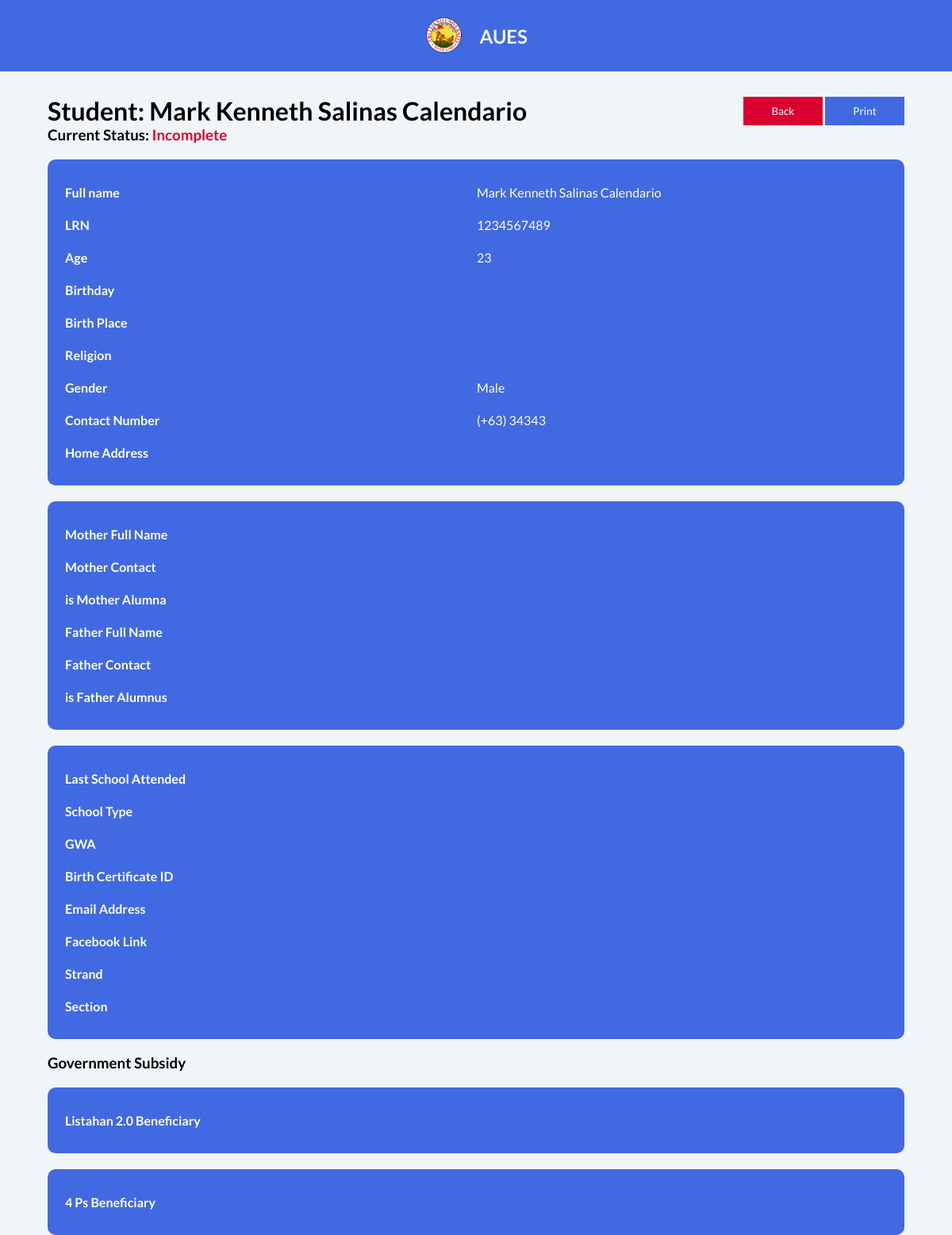
Screenshot of /enrollee/index.php?sid=84 (signed in) with the database file from the repository.
### tables this page shows
CREATE TABLE `user_info` (
  `id` int(11) NOT NULL,
  `fullname` text DEFAULT NULL,
  `age` int(11) DEFAULT NULL,
  `sex` text DEFAULT NULL,
  `contact` text DEFAULT NULL,
  `lrn` bigint(11) DEFAULT NULL,
  `mname` text DEFAULT NULL,
  `mcontact` bigint(15) DEFAULT NULL,
  `fname` text DEFAULT NULL,
  `fcontact` bigint(15) DEFAULT NULL,
  `gwa` int(11) DEFAULT NULL,
  `birthcert_id` bigint(15) DEFAULT NULL,
  `email` text DEFAULT NULL,
  `fb` text DEFAULT NULL,
  `strand` text DEFAULT NULL,
  `section` text DEFAULT NULL,
  `status_enroll` int(11) NOT NULL DEFAULT 1,
  `utype` int(11) NOT NULL DEFAULT 0,
  `birthday` date DEFAULT NULL,
  `birthplace` text DEFAULT NULL,
  `religion` text DEFAULT NULL,
  `mother_tongue` text DEFAULT NULL,
  `home_address` text DEFAULT NULL,
  `malumni` text NOT NULL,
  `falumni` text NOT NULL,
  `last_school` text DEFAULT NULL,
  `school_type` text DEFAULT NULL,
  `listahan_benef` text DEFAULT NULL,
  `four_p` text DEFAULT NULL
);

### php/user_init.php (called while the page is built, shortened)
<?php
    class enrollee {
        private $status = '';
        private $lrn = '';
        private $age = '';
        private $gender = '';
        private $cont = '';
        public function __construct() {
            $con = connect();
            $sql = "SELECT * FROM user_info
            WHERE user_info.id = ?";
            $stmt = $con->prepare($sql);
            $stmt->bind_param('i', $_GET['sid']);
            $stmt->execute();
            $result = $stmt->get_result();
            $row = $result->fetch_assoc();
        }
        private function setcont($cont) {
            $this->cont = $cont;
        }
        public function getcont() {
            return $this->cont;
        }
        private function setgender($gender) {
            $this->gender = $gender;
        }
        public function getgender() {
            return $this->gender;
        }
        private function setage($age) {
            $this->age = $age;
        }
        public function getage() {
            return $this->age;
        }
        private function setlrn($lrn) {
            $this->lrn = $lrn;
        }
        public function getlrn() {
            return $this->lrn;
        }
        private function setName($name) {
            $this->name = $name;
        }
        public function getName() {
            return $this->name;
        }
        private function setUserStatus($status) {
            $this->status = $status;
        }
        public function getUserStatus() {
            return $this->status;
        }
    }
?>

### enrollee/index.php (the view, shortened to what this page needs)
<?php
    include '../php/user_init.php';
    if (isset($_GET['sid'])) {
        $enrollee = new enrollee;
    } else {
        header('location: ..');
    }
            ?>
<!DOCTYPE html>
<html lang="en">
<head>
    <link rel="stylesheet" href="../css/query.css">
    <link rel="stylesheet" href="css/index.css">
    <link rel="stylesheet" href="../css/fontawesome/css/all.min.css">
</head>
<body>
    <nav>
        <div class="container">
            <div class="nav-wrapper">
                <div class="aues-title">
                    <div class="au-logo">
                        <img src="../assets/AULOGO.png">
                    </div>
                    <h1>AUES</h1>
                </div>
            </div>
        </div>
    </nav>
    <section id="welcomer">
        <div class="container">
            <div class="welcomer-wrapper">
                <div class="texter">
                    <form action="" method="post">
                        <h1>Student: <?php echo $enrollee->getName(); ?></h1>
                        <div>
                        <input type="submit" name="back" value="Back">
                        <button type="button" onclick="window.print()"> Print </button>
                        </div>
                    </form>
                    <?php
                    if ($enrollee->getUserStatus() == 0) {
                        ?>
                        <h3 class="curstat">Current Status: <span class="ne">Incomplete</span> </h3>
                        <?php
                    } else if ($enrollee->getUserStatus() == 1) {
                        ?>
                        <h3 class="curstat">Current Status: <span class="wl">Requirements are not yet passed.</span> </h3>
                        <?php
                    } else if ($enrollee->getUserStatus() == 2) {
                        ?>
                        <h3 class="curstat">Current Status: <span class="ok">Accepted</span> </h3>
                        <?php
                    } else if ($enrollee->getUserStatus() == 3) {
                        ?>
                        <h3 class="curstat">Current Status: <span class="ne">Declined</span> </h3>
                        <?php
                    }
                    ?>
                </div>
            </div>
        </div>
    </section>
    <section id="step-one-preview">
        <div class="container">
            <div class="step-one-preview-wrapper">
                <div class="content">
                    <table>
                        <tr>
                            <th>Full name</th>
                            <td><?php echo $enrollee->getName(); ?></td>
                        </tr>
                        <tr>
                            <th>LRN</th>
                            <td><?php echo $enrollee->getlrn(); ?></td>
                        </tr>
                        <tr>
                            <th>Age</th>
                            <td><?php echo $enrollee->getage(); ?></td>
                        </tr>
                        <tr>
                            <th>Birthday</th>
                            <td><?php echo $enrollee->birthday; ?></td>
                        </tr>
                        <tr>
                            <th>Birth Place</th>
                            <td><?php echo $enrollee->birthplace; ?></td>
                        </tr>
                        <tr>
                            <th>Religion</th>
                            <td><?php echo $enrollee->religion; ?></td>
                        </tr>
                        <tr>
                            <th>Gender</th>
                            <td><?php echo $enrollee->getgender(); ?></td>
                        </tr>
                        <tr>
                            <th>Contact Number</th>
                            <td><?php echo "(+63) " . $enrollee->getcont(); ?></td>
                        </tr>
                        <tr>
                            <th>Home Address</th>
                            <td><?php echo $enrollee->homeAddress; ?></td>
                        </tr>
                    </table>
                </div>
            </div>
        </div>
    </section>
            <section id="step-one-preview">
                <div class="container">
                    <div class="step-one-preview-wrapper">
                        <div class="content">
                            <table>
                                <tr>
                                    <th>Mother Full Name</th>
                                    <td><?php echo $enrollee->getmname(); ?></td>
                                </tr>
                                <tr>
                                    <th>Mother Contact</th>
                                    <td><?php echo $enrollee->getmcontact(); ?></td>
                                </tr>
                                <tr>
                                    <th>is Mother Alumna</th>
                                    <td><?php echo $enrollee->malumni; ?></td>
                                </tr>
                                <tr>
                                    <th>Father Full Name</th>
                                    <td><?php echo $enrollee->getfname(); ?></td>
                                </tr>
                                <tr>
                                    <th>Father Contact</th>
                                    <td><?php echo $enrollee->getfcontact(); ?></td>
                                </tr>
                                <tr>
                                    <th>is Father Alumnus</th>
                                    <td><?php echo $enrollee->falumni; ?></td>
                                </tr>
                            </table>
                        </div>
                    </div>
                </div>
            </section>
            <section id="step-one-preview">
                <div class="container">
                    <div class="step-one-preview-wrapper">
                        <div class="content">
                            <table>
                                <tr>
                                    <th>Last School Attended</th>
                                    <td><?php echo $enrollee->lastSchool; ?></td>
                                </tr>
                                <tr>
                                    <th>School Type</th>
                                    <td><?php echo $enrollee->schoolType; ?></td>
                                </tr>
                                <tr>
                                    <th>GWA</th>
                                    <td><?php echo $enrollee->getgwa(); ?></td>
                                </tr>
                                <tr>
                                    <th>Birth Certificate ID</th>
                                    <td><?php echo $enrollee->getbid(); ?></td>
                                </tr>
                                <tr>
                                    <th>Email Address</th>
                                    <td><?php echo $enrollee->getemail(); ?></td>
                                </tr>
                                <tr>
                                    <th>Facebook Link</th>
                                    <td><?php echo $enrollee->getfb(); ?></td>
                                </tr>
                                <tr>
                                    <th>Strand</th>
                                    <td><?php echo $enrollee->getstrand(); ?></td>
                                </tr>
                                <tr>
                                    <th>Section</th>
                                    <td><?php echo $enrollee->getsection(); ?></td>
                                </tr>
                            </table>
                        </div>
                    </div>
                </div>
            </section>
            <br/>
            <div class="container">
            <h3>Government Subsidy</h3>
            </div>
            <section id="step-one-preview">
                <div class="container">
                    <div class="step-one-preview-wrapper">
                        <div class="content">
                            <table>
                                <tr>
                                    <th>Listahan 2.0 Beneficiary</th>
                                    <td><?php echo $enrollee->listahan; ?></td>
                                </tr>
                            </table>
                        </div>
                    </div>
                </div>
            </section>
            <section id="step-one-preview">
                <div class="container">
                    <div class="step-one-preview-wrapper">
                        <div class="content">
                            <table>
                                <tr>
                                    <th>4 Ps Beneficiary</th>
                                    <td><?php echo $enrollee->fourPs; ?></td>
                                </tr>
                            </table>
                        </div>
                    </div>
                </div>
            </section>
</body>
</html>

### css/query.css (style rules this page uses)
.container { width: 90%; margin: auto; }
@media only screen and (min-width: 768px) { .container { margin: auto; max-width: 1300px; } }

### enrollee/css/index.css (style rules this page uses)
* { padding: 0; margin: 0; font-family: 'Lato', sans-serif; -webkit-transition: 0.3s cubic-bezier(0.175, 0.885, 0.32, 1.275); transition: 0.3s cubic-bezier(0.175, 0.885, 0.32, 1.275); scroll-behavior: smooth; }
button { cursor: pointer; }
body { background-color: #F1F5F8; }
nav { background-color: royalblue; }
nav .container .nav-wrapper { display: inline; padding: 20px 0 20px 0; }
nav .container .nav-wrapper .aues-title { padding-top: 20px; display: -webkit-box; display: -ms-flexbox; display: flex; margin: auto; -webkit-box-pack: justify; -ms-flex-pack: justify; justify-content: space-between; -webkit-box-align: center; -ms-flex-align: center; align-items: center; width: 130px; }
nav .container .nav-wrapper .aues-title .au-logo { width: 50px; height: 50px; border-radius: 50%; overflow: hidden; }
nav .container .nav-wrapper .aues-title .au-logo img { width: 100%; }
nav .container .nav-wrapper .aues-title h1 { color: #F1F5F8; }
@media screen and (min-width: 768px) { nav { background-color: royalblue; } }
@media screen and (min-width: 768px) { nav .container .nav-wrapper { display: -webkit-box; display: -ms-flexbox; display: flex; -ms-flex-pack: distribute; justify-content: space-around; -webkit-box-align: center; -ms-flex-align: center; align-items: center; padding: 20px 0 20px 0; } }
@media screen and (min-width: 768px) { nav .container .nav-wrapper .aues-title { padding: 0; margin: 0; } }
#welcomer { margin-top: 30px; }
#welcomer .container .welcomer-wrapper .texter form { display: -webkit-box; display: -ms-flexbox; display: flex; -webkit-box-pack: justify; -ms-flex-pack: justify; justify-content: space-between; -webkit-box-align: center; -ms-flex-align: center; align-items: center; }
#welcomer .container .welcomer-wrapper .texter form h1 { font-size: xx-large; }
#welcomer .container .welcomer-wrapper .texter form input, #welcomer .container .welcomer-wrapper .texter form button { width: 100px; padding: 10px; border: none; background-color: #db0030; color: white; cursor: pointer; }
#welcomer .container .welcomer-wrapper .texter form button { background-color: royalblue; }
#welcomer .container .welcomer-wrapper .texter .ne { color: #db0030; }
#step-one-preview { margin-top: 20px; }
#step-one-preview .container .step-one-preview-wrapper .content table { width: 100%; cellpadding: pixels; background: royalblue; text-align: left; color: white; border-radius: 10px; padding: 20px; }
#step-one-preview .container .step-one-preview-wrapper .content table th { padding: 10px 0 10px 0; width: 50%; }

### rows the page displays
user_info: fullname "Mark Kenneth Salinas Calendario", lrn "1234567489", age "23", sex "Male", contact "34343"
